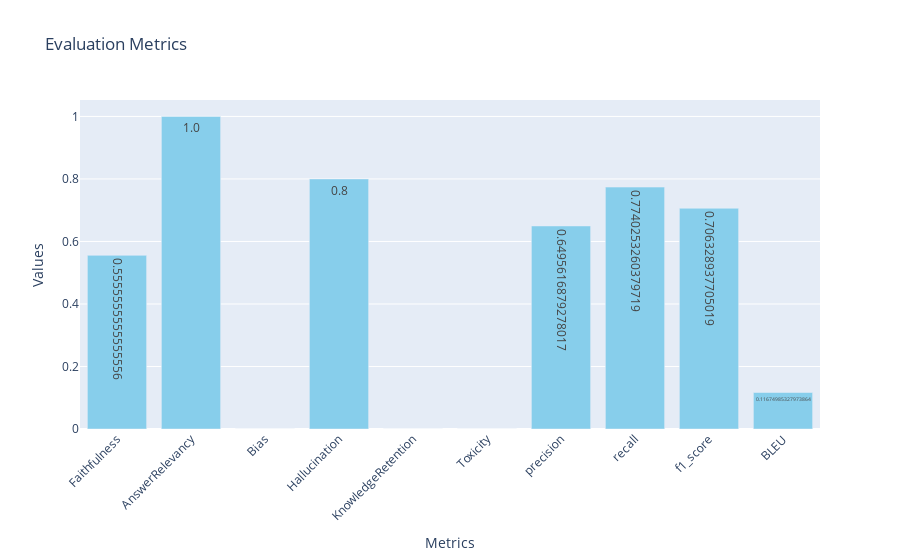

This figure's notebook cell:
### Code cell
import plotly.graph_objects as go

def create_metrics_barchart(metrics):
    """
    Create a Plotly bar chart for given metrics.
    
    Parameters:
    metrics (dict): A dictionary where keys are metric names and values are their corresponding values.
    
    Returns:
    fig: Plotly Figure object with the bar chart.
    """
    fig = go.Figure(data=[
        go.Bar(
            x=list(metrics.keys()),
            y=list(metrics.values()),
            text=list(metrics.values()),
            textposition='auto',
            hoverinfo='x+y',
            marker_color='skyblue'
        )
    ])

    fig.update_layout(
        title='Evaluation Metrics',
        xaxis_title='Metrics',
        yaxis_title='Values',
        xaxis_tickangle=-45
    )
    
    return fig

# Example usage
metrics = {
    'Faithfulness': 0.5555555555555556,
    'AnswerRelevancy': 1.0,
    'Bias': 0.0,
    'Hallucination': 0.8,
    'KnowledgeRetention': 0.0,
    'Toxicity': 0.0,
    'precision': 0.6495616879278017,
    'recall': 0.7740253260379719,
    'f1_score': 0.706328937705019,
    'BLEU': 0.11674985327973864
}

# Create the bar chart
fig = create_metrics_barchart(metrics)
fig.show()

### Figure 1 — Plotly figure (JSON) as saved in the notebook; plotly's stock layout.template omitted (floating-point values rounded to 4 significant figures)
{"data": [{"hoverinfo": "x+y", "marker": {"color": "skyblue"}, "text": ["0.5555555555555556", "1.0", "0.0", "0.8", "0.0", "0.0", "0.6495616879278017", "0.7740253260379719", "0.706328937705019", "0.11674985327973864"], "textposition": "auto", "x": ["Faithfulness", "AnswerRelevancy", "Bias", "Hallucination", "KnowledgeRetention", "Toxicity", "precision", "recall", "f1_score", "BLEU"], "y": [0.5556, 1.0, 0.0, 0.8, 0.0, 0.0, 0.6496, 0.774, 0.7063, 0.1167], "type": "bar"}], "layout": {"xaxis": {"title": {"text": "Metrics"}, "tickangle": -45}, "title": {"text": "Evaluation Metrics"}, "yaxis": {"title": {"text": "Values"}}}}
